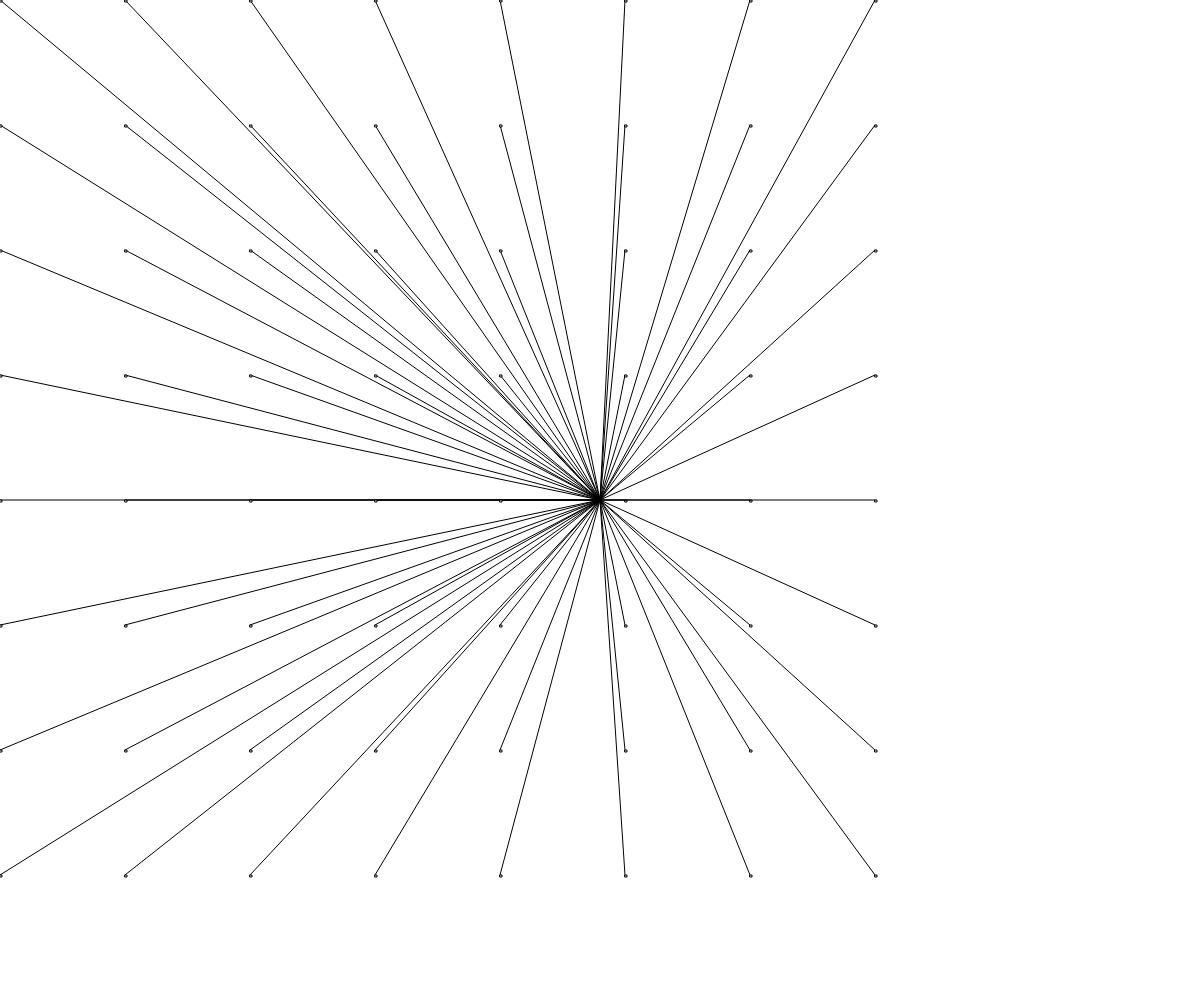
Frame 1 (no input)
Frame 60 (no input): identical to frame 1, image omitted
Frame 120 (the mouse pressed at the canvas centre since frame 60): identical to frame 1, image omitted

The p5.js sketch that drew this single still picture (run headless with seeded random() and noise() and a simulated clock; from frame 60 on, the mouse is pressed at the canvas centre):

// p5.js sketch
// ── sketch.js
// Project Title
// Your Name
// Date
//
// Extra for Experts:
// - describe what you did to take this project "above and beyond"

let colour;
let cellSize;

function setup() {
  createCanvas(windowWidth, windowHeight);
}

function pickCellSize(){
  if (windowWidth > windowHeight){
    return windowHeight/8;
  }
  else{
    return windowWidth/8;
  }
}

function draw() {
  createCanvas(windowWidth, windowHeight);
  cellSize = pickCellSize();
  background(255)
  for(x=0; x<8; x+=1){
    for(y=0; y<8; y+=1){
      line(windowWidth/2, windowHeight/2, x*cellSize, y*cellSize);
      rect(x*cellSize, y*cellSize, 2, 2);
    }
  }
}
